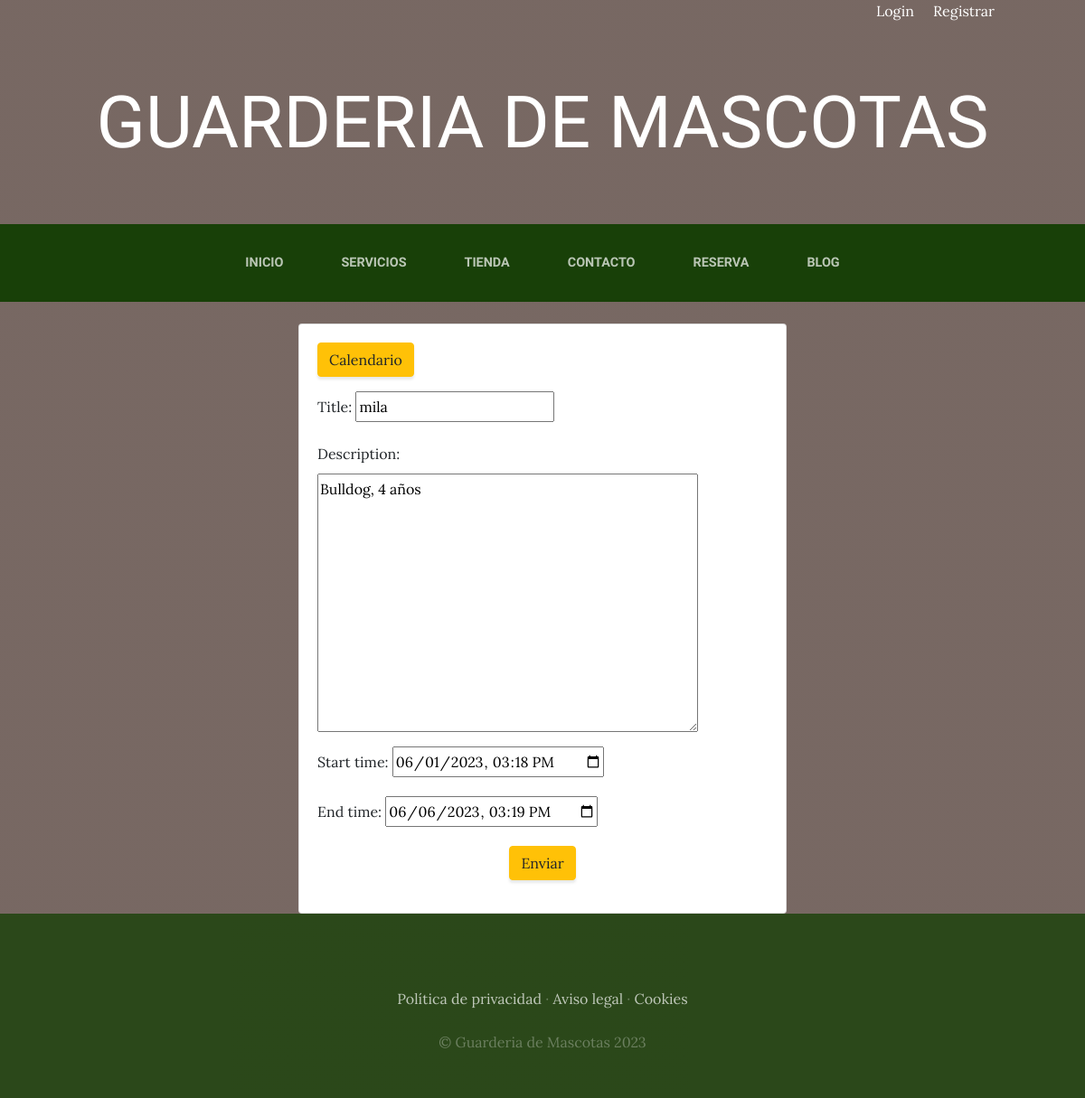
/event/edit/6/, run on the app's committed database.
### cal/models.py (models this page shows, shortened)
class Event(models.Model):
    title = models.CharField(max_length=200)
    description = models.TextField()
    start_time = models.DateTimeField()
    end_time = models.DateTimeField()

### cal/views.py (the view)
# urls.py: path('event/edit/<int:event_id>/', views.event, name='event_edit'),
def event(request, event_id=None):
    instance = Event()
    if event_id:
        instance = get_object_or_404(Event, pk=event_id)
    else:
        instance = Event()
    form = EventForm(request.POST or None, instance=instance)
    if request.POST and form.is_valid():
        form.save()
        return HttpResponseRedirect(reverse('cal:calendar'))
    return render(request, 'cal/event.html', {'form': form})

### cal/forms.py
class EventForm(ModelForm):
    class Meta:
        model = Event
        widgets = {
            'start_time': DateInput(attrs={'type': 'datetime-local'}, format='%Y-%m-%dT%H:%M'),
            'end_time': DateInput(attrs={'type': 'datetime-local'}, format='%Y-%m-%dT%H:%M'),
        }
        fields = '__all__'
    def __init__(self, *args, **kwargs):
        super(EventForm, self).__init__(*args, **kwargs)
        self.fields['start_time'].input_formats = ('%Y-%m-%dT%H:%M',)
        self.fields['end_time'].input_formats = ('%Y-%m-%dT%H:%M',)

### carrocompra/context_processor.py (called while the page is built)
def importe_total_carro(request):
    total=0
    if "carro" in request.session: #La sentencia original era: if request.user.is_authenticated(): #No se puede usar mientras no haya un sistema de autenticacion
        for key, value in request.session["carro"].items():
            total=total+float(value["precio"])
    return {"importe_total_carro": total}

### cal/templates/cal/event.html (shortened to what this page needs)
{% extends 'cal/base.html' %}
{% block content %}
<div class="container mt-4">
  <div class="row">
    <div class="col-md-6 offset-md-3">
      <div class="card">
        <div class="card-body">
          <div class="clearfix mb-3">
            <a class="btn btn-warning left" href="{% url 'cal:calendar' %}">Calendario</a>
          </div>
          <form method="post">
            <div class="form-group">
              {{ form.as_p }}
            </div>
            <div class="text-center">
              <button type="submit" class="btn btn-warning">Enviar</button>
            </div>
          </form>
        </div>
      </div>
    </div>
  </div>
</div>
{% endblock %}

### ProyectoGuarderiaMascotas/static/ProyectoGuarderiaMascotas/css/gestion.css (style rules this page uses)
body { font-family: 'Lora'; background: linear-gradient(rgba(47, 23, 15, 0.65), rgba(47, 23, 15, 0.65)), url("../img/ImagenFondoPagina.jpg"); background-attachment: fixed; background-position: center; background-size: cover; }
p { line-height: 1.75; }
.btn { box-shadow: 0px 3px 3px 0px rgba(33, 37, 41, 0.1); }

### data on the page
Event: title "mila", description "Bulldog, 4 años", start_time "06/01/2023 15:18", end_time "06/06/2023 15:19"
